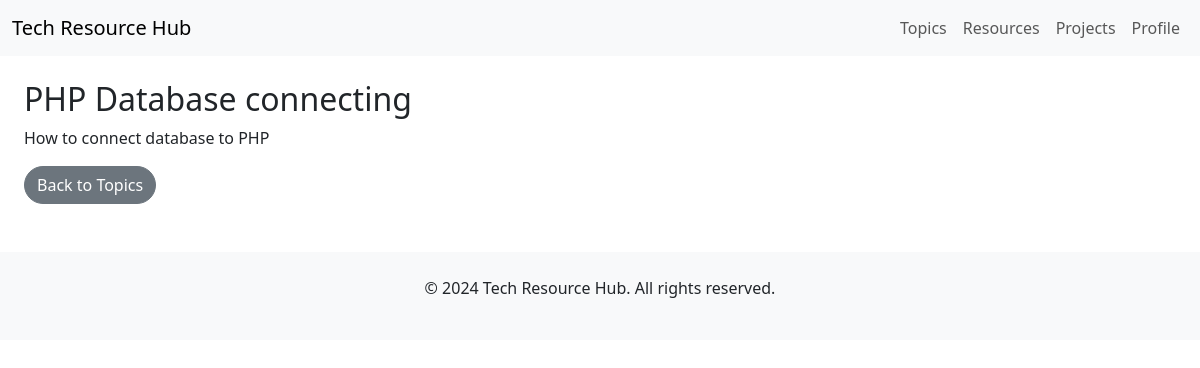
The app's page /topic/2/ (signed in) with its own data.
### resources/models.py (models this page shows, shortened)
class Topic(models.Model):
    name = models.CharField(max_length=200)
    description = models.TextField()

### resources/views.py (the view)
# urls.py: path('topic/<int:pk>/', views.topic_detail, name="topic_detail"),
@login_required
def topic_detail(request, pk):
    topic = get_object_or_404(Topic, pk=pk)
    return render(request, 'resources/topic_detail.html', {'topic':topic})

### resources/templates/resources/topic_detail.html
{% extends 'resources/base.html' %}
{% block content %}
<div class="container mt-4">
    <h2>{{ topic.name }}</h2>
    <p>{{ topic.description }}</p>
    <a href="{% url 'resources:topics' %}" class="btn btn-secondary">Back to Topics</a>
</div>
{% endblock %}

### static/css/styles.css (style rules this page uses)
.btn { border-radius: 20px; }
.container { max-width: 1200px; }

### records on screen
Topic: name "PHP Database connecting", description "How to connect database to PHP"
